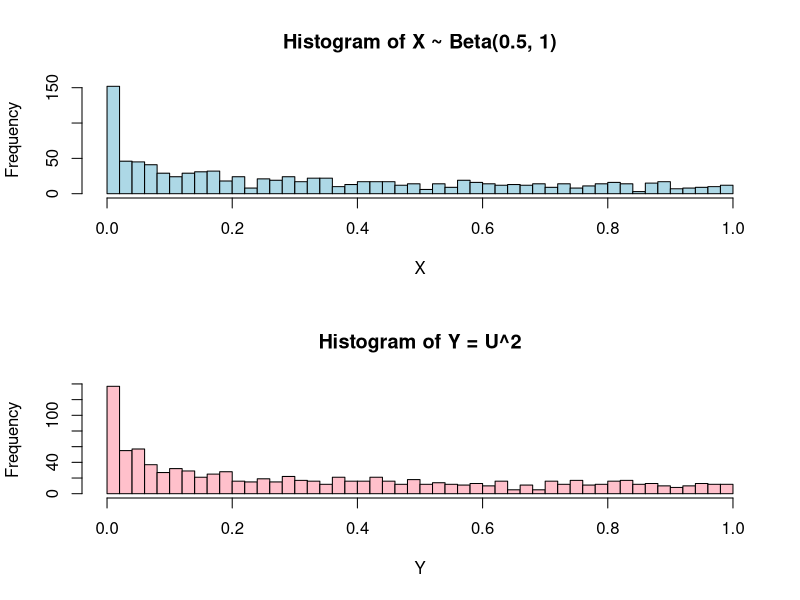
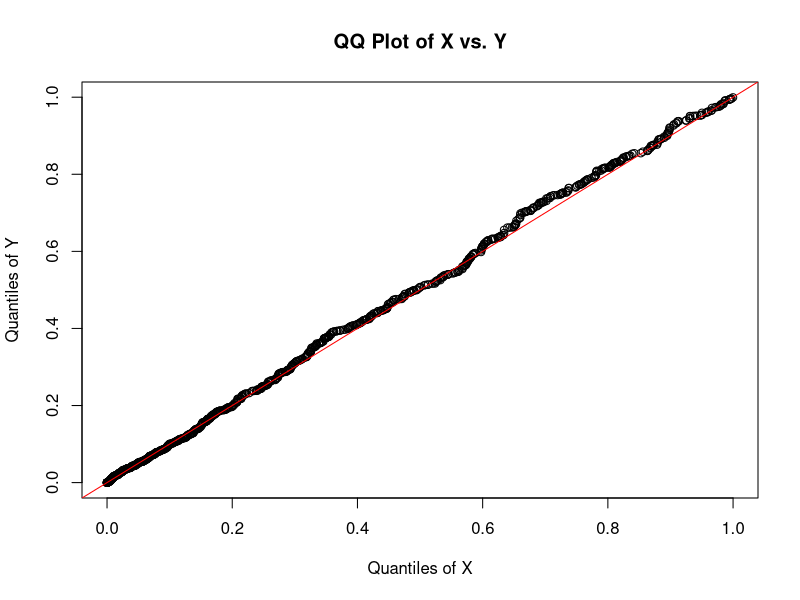
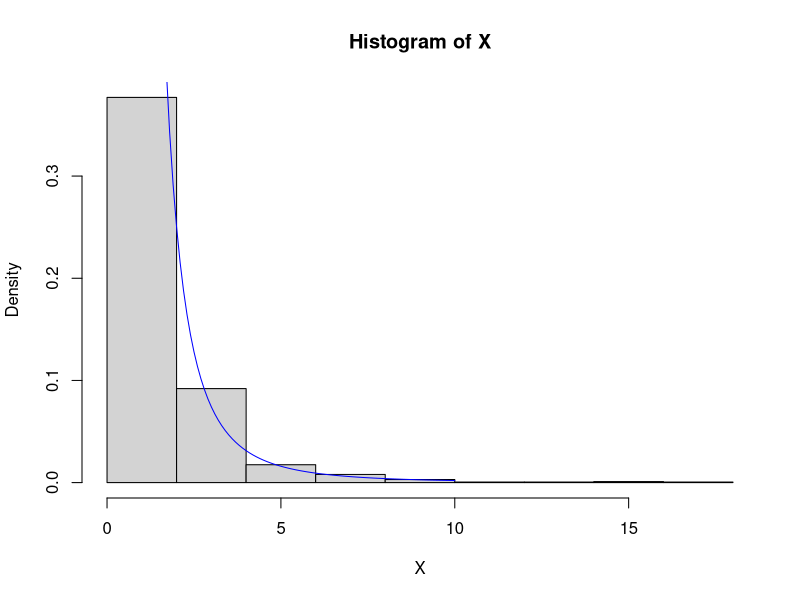
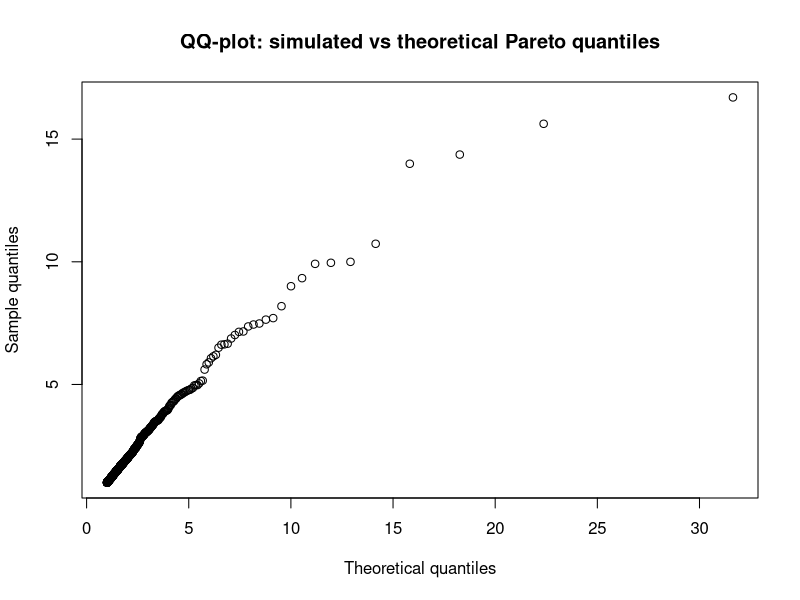
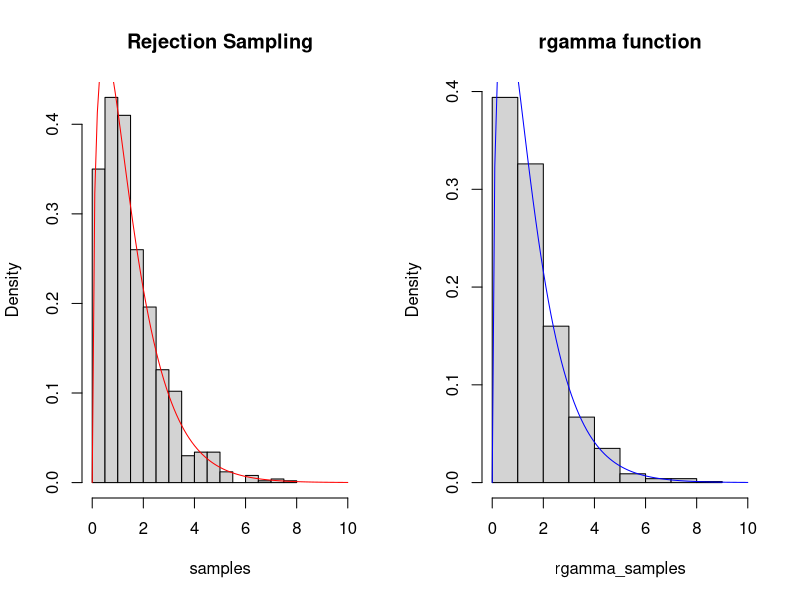
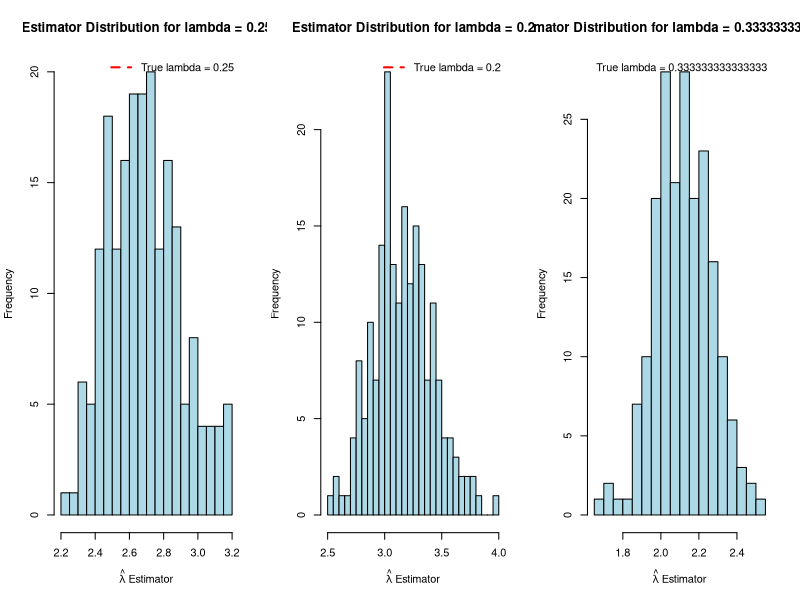
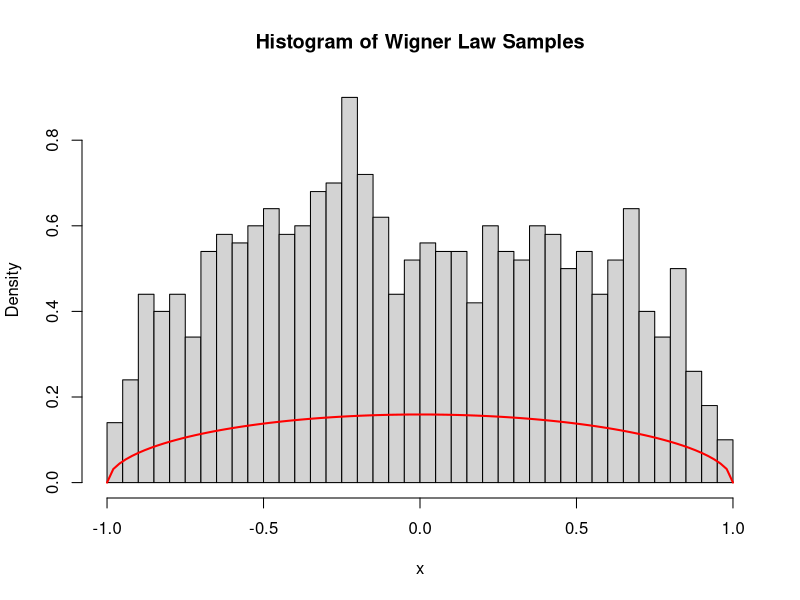

Here is the R script that generated these plots, in order:
###############################################################################
# MAT5182 Computational Statistics — Assignment 1: Simulation
# Yann-Emmanuel Obrou, Winter 2025
#
# This script reconstructs the R code from the submitted report
# (reports/assignement-1-computational-stat.pdf) after the original
# .Rmd file was lost. It is written to reproduce the analyses, figures
# and printed results of that report as closely as possible.
#
# Required packages: none (base R only).
#
# NOTE ON SEEDS: the original report only called set.seed() in Question 4.
# A seed is set at the top here so that the plots in Questions 1-3 are
# reproducible; it does not affect Question 4 (which re-seeds itself).
###############################################################################

set.seed(2025)

## ----------------------------------------------------------------------------
## Question 1 — Simulating from an arbitrary Beta distribution
## ----------------------------------------------------------------------------
# If Y ~ Gamma(a,1), Z ~ Gamma(b,1) independent, then Y/(Y+Z) ~ Beta(a,b).
# Sample of size n = 1000 from Beta(1/2, 1) via the Gamma-ratio method,
# then (as in the report) a direct rbeta() sample, which is what feeds
# the plots below.

n <- 1000
a <- 0.5
b <- 1

# Simulate Y ~ Gamma(a, 1) and Z ~ Gamma(b, 1)
Y <- rgamma(n, shape = a, rate = 1)
Z <- rgamma(n, shape = b, rate = 1)

# X = Y / (Y + Z)  ~  Beta(a, b)
X <- Y / (Y + Z)

# Simulate X ~ Beta(0.5, 1) directly (this draw is used for the figures)
X <- rbeta(n, shape1 = 0.5, shape2 = 1)

# Sample of size 1000 with Y = U^2, U standard uniform
n <- 1000
U <- runif(n, 0, 1)
Y <- U^2

# Histograms for X and Y
par(mfrow = c(2, 1))
hist(X, breaks = 40, main = "Histogram of X ~ Beta(0.5, 1)",
     xlab = "X", col = "lightblue")
hist(Y, breaks = 40, main = "Histogram of Y = U^2",
     xlab = "Y", col = "pink")
par(mfrow = c(1, 1))

# The two histograms look the same: U^2 has the Beta(1/2, 1) distribution.

# QQ-plot of X vs Y
qqplot(X, Y, main = "QQ Plot of X vs. Y",
       xlab = "Quantiles of X", ylab = "Quantiles of Y")
abline(0, 1, col = "red")
# The points follow the line y = x: U^2 is equivalent in distribution
# to Beta(1/2, 1).

## ----------------------------------------------------------------------------
## Question 2 — Simulating from a Pareto distribution
## ----------------------------------------------------------------------------
# Pareto(alpha) density: f(x) = alpha * x^(-alpha-1), x > 1.
# Inverse transform: X = (1 - U)^(-1/alpha), U ~ Uniform(0,1).

alpha <- 2
n <- 1000

u <- runif(n, 0, 1)
X <- (1 - u)^(-1 / alpha)

# Histogram with the theoretical density overlaid
hist(X, freq = FALSE)
curve(alpha * x^(-alpha - 1), xlim = c(0, 10), add = TRUE, col = "blue")

# QQ-plot against the theoretical Pareto quantiles
orderX <- sort(X)
n <- length(X)
grid <- (1:n) / (n + 1)
quantiles <- (1 - grid)^(-1 / alpha)
plot(quantiles, orderX,
     main = "QQ-plot: simulated vs theoretical Pareto quantiles",
     xlab = "Theoretical quantiles", ylab = "Sample quantiles")
# The histogram follows the theoretical density and the QQ-plot follows
# the y = x line: the inverse-transform sample is Pareto(alpha = 2).

## ----------------------------------------------------------------------------
## Question 3 — Gamma with non-integer shape by rejection sampling
## ----------------------------------------------------------------------------
# Target: X ~ Gamma(3/2, 1). Proposal g: Exponential with the same mean
# as X (mean = 3/2, so rate lambda = 2/3). The envelope constant
# alpha = 1.5 was chosen manually in the report for a high acceptance rate.

n <- 1000
alpha <- 1.5   # envelope constant, manually adjusted (report)

# Gamma(3/2, 1) density (target)
f <- function(x) {
  (x^(3/2 - 1) * exp(-x)) / gamma(3/2)
}

# Exponential proposal density with the same mean as the target
lambda <- 2 / 3
g <- function(x) {
  lambda * exp(-lambda * x)
}

# Rejection sampling
samples <- numeric(n)
count <- 0
while (count < n) {
  Y <- rexp(1, rate = lambda)   # sample from g
  U <- runif(1)                 # uniform draw
  if (U <= f(Y) / (alpha * g(Y))) {
    count <- count + 1
    samples[count] <- Y
  }
}

# Comparison with R's built-in rgamma()
rgamma_samples <- rgamma(n, shape = 3/2, rate = 1)

par(mfrow = c(1, 2))
hist(samples, prob = TRUE, main = "Rejection Sampling", xlim = c(0, 10))
curve(f, add = TRUE, col = "red")
hist(rgamma_samples, prob = TRUE, main = "rgamma function", xlim = c(0, 10))
curve(f, add = TRUE, col = "blue")
par(mfrow = c(1, 1))

## ----------------------------------------------------------------------------
## Question 4 — Estimating a censored exponential mean (consulting problem)
## ----------------------------------------------------------------------------
# Clients observe laptop lifetimes only when the laptop breaks within
# 4 years. They propose lambda_hat' = (sum of observed X_i) / (sum of B_i),
# where B_i = 1 if X_i <= 4. We simulate the experiment to study the bias.

set.seed(123)  # for reproducibility (as in the report)

lambda_values <- c(1/4, 1/5, 1/3)  # true rate parameters (means 4, 5, 3 yrs)
n <- 200                           # laptops per experiment
num_simulations <- 200             # simulations per lambda value

# Function simulating the experiment for a given lambda
simulate_experiment <- function(lambda, n, time_limit, num_simulations = 1000) {
  estimators <- numeric(num_simulations)
  for (sim in 1:num_simulations) {
    # Generate exponential lifetimes
    u <- runif(n)
    EXPO <- -log(u) / lambda
    # Indicator: laptop failed within the study period
    B <- ifelse(EXPO <= time_limit, 1, 0)
    # Estimate lambda using only observed failures (proposed estimator)
    observed_failures <- EXPO[B == 1]
    lambda_hat_prime <- mean(observed_failures) / mean(B)
    estimators[sim] <- lambda_hat_prime
  }
  return(estimators)
}

# Run the experiment for each lambda value
results <- lapply(lambda_values,
                  function(l) simulate_experiment(l, n, time_limit = 4,
                                                  num_simulations))

# Distribution of the estimator for each lambda
par(mfrow = c(1, length(lambda_values)))
for (i in 1:length(lambda_values)) {
  hist(results[[i]], breaks = 30,
       main = paste("Estimator Distribution for lambda =", lambda_values[i]),
       xlab = expression(hat(lambda) ~ "Estimator"),
       col = "lightblue", border = "black")
  abline(v = lambda_values[i], col = "red", lwd = 2, lty = 2)
  legend("topright", legend = paste("True lambda =", lambda_values[i]),
         col = "red", lwd = 2, lty = 2, bty = "n")
}
par(mfrow = c(1, 1))

# Bias of the estimator (computed as in the report)
biases <- sapply(results, function(est) mean(est) - mean(lambda_values))
bias_table <- data.frame(Lambda = lambda_values, Bias = biases)
print(bias_table)
# Report output:
#      Lambda     Bias
# 1 0.2500000 2.428617
# 2 0.2000000 2.899972
# 3 0.3333333 1.857672

# Conclusion (report): the proposed estimator is biased because it only
# uses lifetimes observed within 4 years, ignoring longer-lived laptops.
# Following participants for more than 4 years would reduce the bias.

## ----------------------------------------------------------------------------
## Optional Question 1 (chosen) — Simulating from Wigner's semicircle law
## ----------------------------------------------------------------------------
# Wigner (semicircle) density on [-1, 1]: f(x) = sqrt(1 - x^2) / (2*pi).
# Rejection sampling with a Uniform(-1, 1) proposal, g(x) = 1/2,
# and envelope constant c = 1/pi.

n <- 1000
c <- 1 / pi

# Wigner density
f <- function(x) {
  (1 / (2 * pi) * sqrt(1 - x^2)) * (abs(x) <= 1)
}

# Uniform(-1, 1) proposal density
g <- function(x) {
  0.5 * (abs(x) <= 1)
}

# Rejection sampling
samples1 <- numeric(n)
count <- 0
while (count < n) {
  Y <- runif(1, -1, 1)   # sample from g
  U <- runif(1)
  if (U <= f(Y) / (c * g(Y))) {
    count <- count + 1
    samples1[count] <- Y
  }
}

# Histogram with the theoretical density overlaid
hist(samples1, breaks = 40, probability = TRUE,
     main = "Histogram of Wigner Law Samples", xlab = "x")
curve(f, from = -1, to = 1, add = TRUE, col = "red", lwd = 2)
